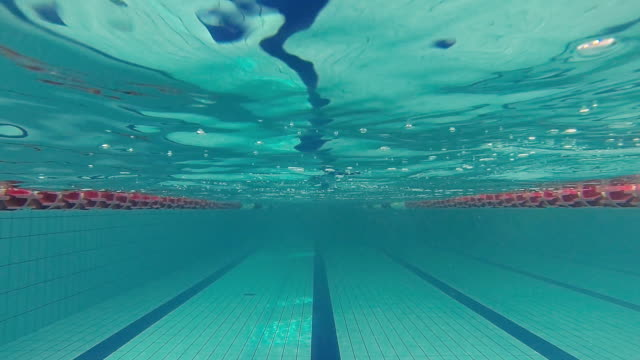
#> input picture simulate/AUVC/opencv_tests/pool.jpg, 640 x 360 px, given in place of the camera
$ python lane_detect.py
#> lines starting #> are read from the running program, lines starting #| are printed output that depends on the picture; after the words box and inside, x2 and y2 are one past the last pixel; in counts of white or black regions, pixels touching at a corner belong together
#> in main, frame is the input picture: shape (360, 640, 3); mean B, G, R 145.3, 144.5, 47.3
import cv2
import numpy as np

def region_of_interest(img, vertices):
    """
    Apply a mask to keep only the region of interest defined by vertices.
    """
    mask = np.zeros_like(img)
    cv2.fillPoly(mask, vertices, 255)
    return cv2.bitwise_and(img, mask)

def draw_lines(img, lines):
    """
    Draw lines on the image.
    """
    if lines is not None:
        for line in lines:
            for x1, y1, x2, y2 in line:
                cv2.line(img, (x1, y1), (x2, y2), (0, 255, 0), 3)

def process_frame(frame):
    """
    Process each frame to detect lanes.
    """
    height, width = frame.shape[:2]
#> height = 360; width = 640
    gray = cv2.cvtColor(frame, cv2.COLOR_BGR2GRAY)
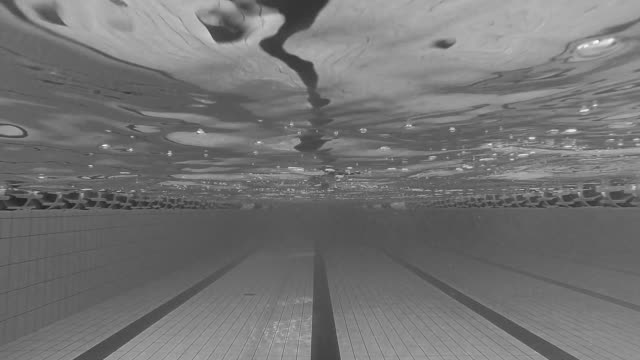
#> gray: shape (360, 640); min 32, max 253, mean 115.5
    blurred = cv2.GaussianBlur(gray, (5, 5), 0)
    edges = cv2.Canny(blurred, 50, 150)
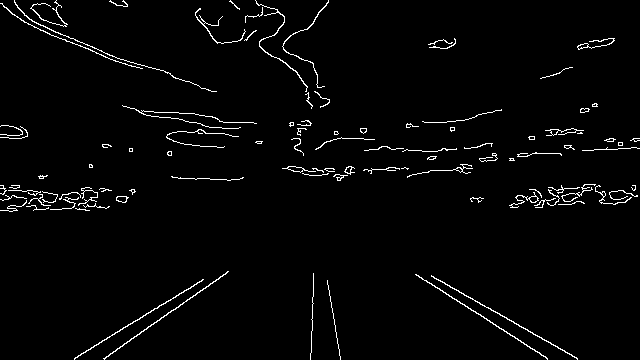
#> edges: shape (360, 640); 2.4% white in thin lines or dots

    # Define the region of interest
    vertices = np.array([[
        (0, height),
        (width / 2, height / 2),
        (width, height)
    ]], dtype=np.int32)
#> vertices = [[0, 360], [320, 180], [640, 360]]

    roi = region_of_interest(edges, vertices)
#> in region_of_interest, `cv2.fillPoly(mask, vertices, 255)`:
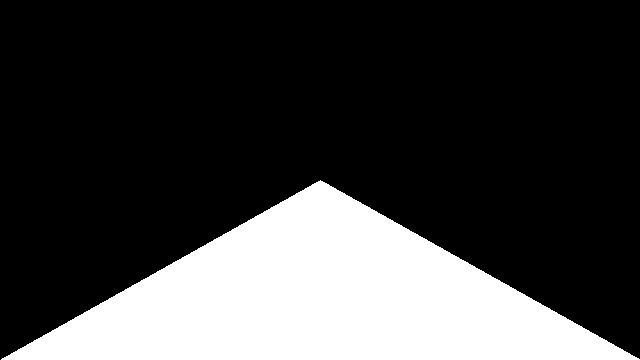
#> mask: shape (360, 640); 25.1% white; 1 white region, box (x1, y1, x2, y2) and area: (1, 180, 640, 360) 57740
#> in region_of_interest, `return cv2.bitwise_and(img, mask)`:
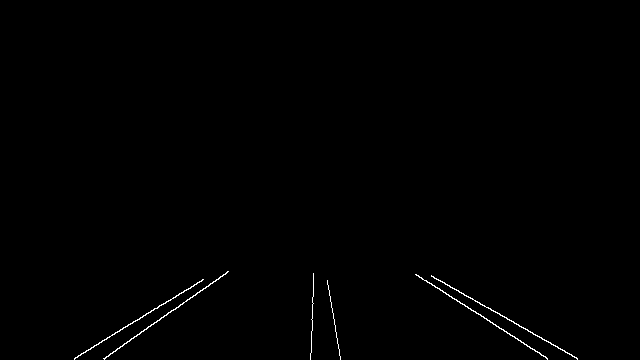
#> returned value: shape (360, 640); 0.45% white in thin lines or dots, all inside (x1, y1, x2, y2) = (74, 271, 578, 360)

    # Detect lines in the ROI
    lines = cv2.HoughLinesP(roi, 1, np.pi / 180, 50, minLineLength=100, maxLineGap=50)
#> lines = [[104, 358, 228, 271], [94, 345, 203, 279], [431, 276, 571, 354], [416, 274, 547, 359], [74, 358, 190, 288], [439, 288, 547, 358]]

    # Draw detected lines on the original frame
    draw_lines(frame, lines)
#> the loop in draw_lines, `for line in lines:` made 6 passes

    return frame

def main():
    # Open video capture from USB camera (usually /dev/video0)
    cap = cv2.VideoCapture(0)  # Change to the correct index if you have multiple cameras

    if not cap.isOpened():
        print("Error: Could not open video capture.")
        return

    while True:
        ret, frame = cap.read()
        if not ret:
            break

        processed_frame = process_frame(frame)

        # Display the result
        cv2.imshow('Lane Detection', processed_frame)

        # Exit loop when 'q' is pressed
        if cv2.waitKey(1) & 0xFF == ord('q'):
#> (key q is pressed here)
            break

    # Release video capture and close windows
    cap.release()
    cv2.destroyAllWindows()

if __name__ == "__main__":
    main()
